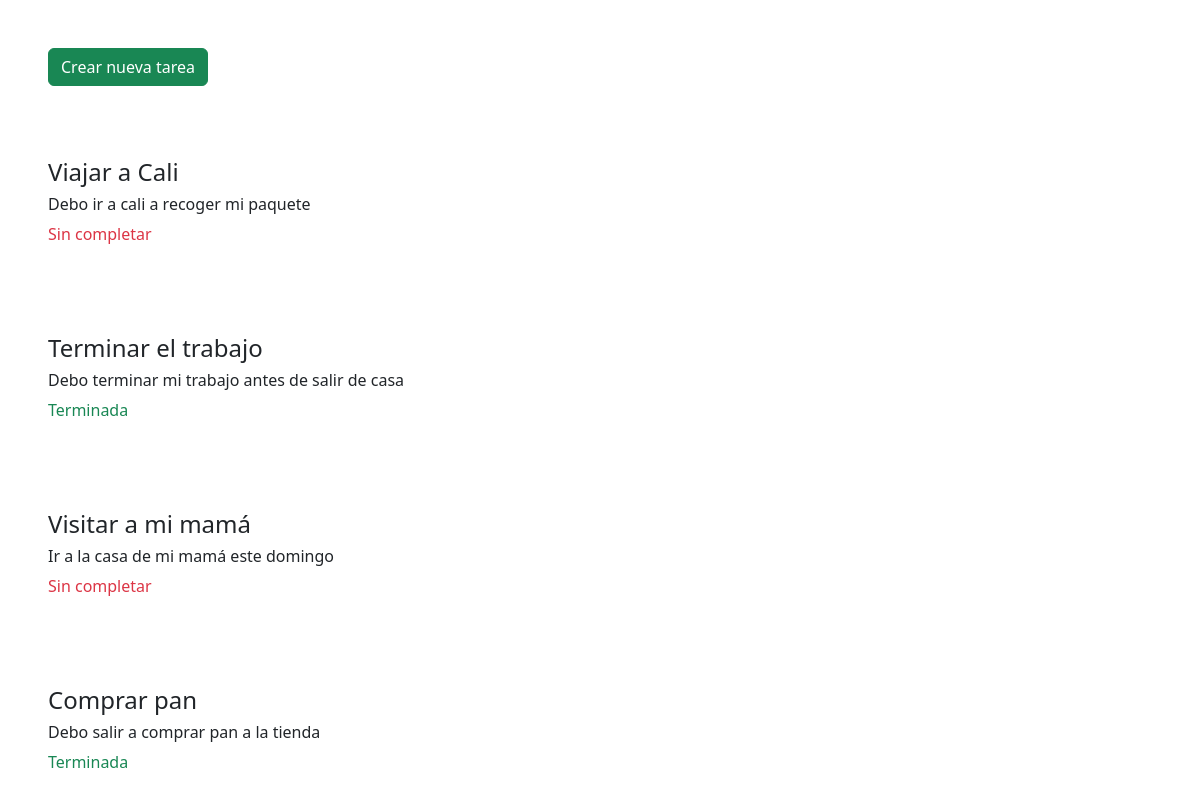
Before: / with the older database file.
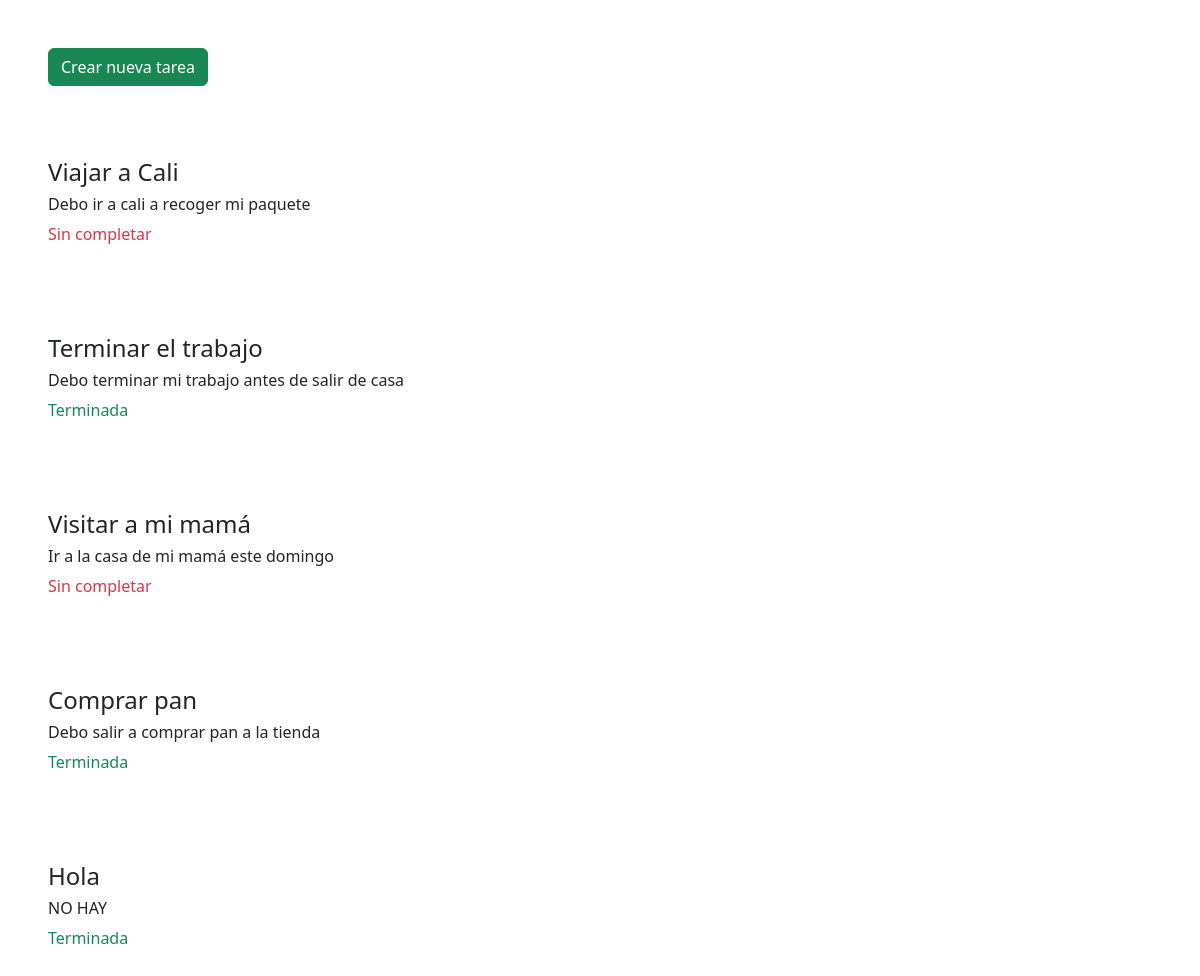
After: the same page with the newer database file.
### crear/models.py (models this page shows, shortened)
class Tarea(models.Model):
    ESTADO_CHOICES = [('finalizada','Finalizada'),('incompleta','Incompleta')]
    titulo = models.CharField(max_length=20)
    descripcion = models.TextField(max_length=200)
    estado = models.CharField(max_length=50,choices=ESTADO_CHOICES,default='incompleta')

### crear/views.py (the view)
# urls.py: path('',listar,name='listar'),
def listar(request):
    tareas = Tarea.objects.all()
    return render(request,'listar.html',{'tareas':tareas})

### crear/templates/listar.html (shortened to what this page needs)
<!DOCTYPE html>
<html lang="en">
<head>
    <link href="https://cdn.jsdelivr.net/npm/bootstrap@5.3.3/dist/css/bootstrap.min.css" rel="stylesheet">
</head>
<body>
    <div class="m-4 p-4">
        <a href="creacion" class="btn btn-success">Crear nueva tarea</a>
    </div>
    {% for tarea in tareas %}
    <div class="m-4 p-4">
    <h4>{{tarea.titulo}}</h4>
    <h6>{{tarea.descripcion}}</h6>
    {% if tarea.estado == 'incompleta' %}
    <p class="text-danger">Sin completar</p>
    {% else %}
    <p class="text-success">Terminada</p>
    {% endif %}
    </div>
    {% endfor %}
</body>
</html>

Changed rows visible on the page:
added Tarea: titulo "Hola", descripcion "NO HAY", estado "Terminada"
